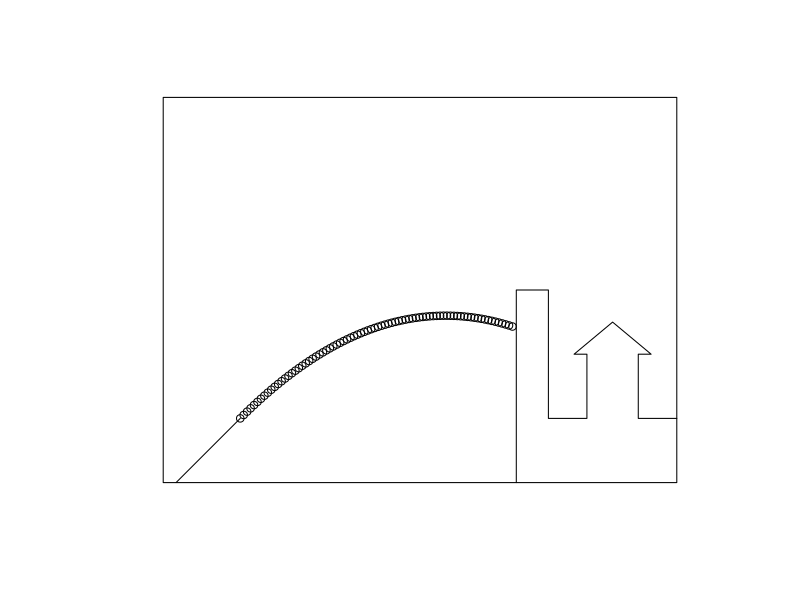

This figure's R source:
## ---- chunk 1
plot(NA, NA, xlim = c(0, 400), ylim = c(0, 300), xlab = "", ylab = "",
     xaxt = 'n', yaxt = 'n', asp = 1, frame.plot = FALSE)
lines(c(0, 400, 400, 0, 0), c(0, 0, 300, 300, 0))
lines(c(275, 275, 275, 300, 300, 300, 300, 330, 330, 330, 330, 320, 320, 350, 350, 380, 380, 370, 370, 370, 370, 400),
      c(150, 0, 150, 150, 150, 50, 50, 50, 50, 100, 100, 100, 100, 125, 125, 100, 100, 100, 100, 50, 50, 50))
lines(c(10, 60), c(0,50))
t <- seq(0, 5.3, len = 80)
ball_x <- 60 + 40 * t
ball_y <- 50 + 40 * t - 5 * t ^2
lines(ball_x, ball_y, type = "p", pch = 1)
